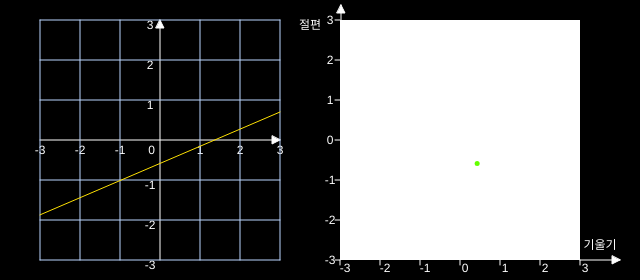
Frame 1 (no input)
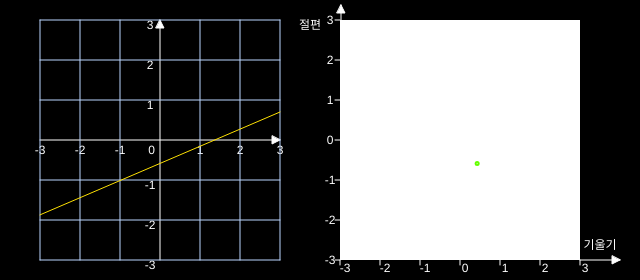
Frame 60 (no input)
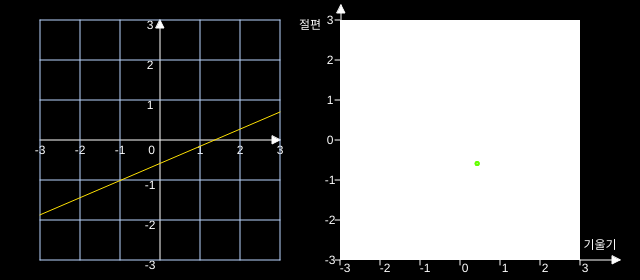
Frame 120 (the mouse pressed at the canvas centre since frame 60)

The p5.js sketch that drew these frames (run headless with seeded random() and noise() and a simulated clock; from frame 60 on, the mouse is pressed at the canvas centre):

// p5.js sketch
// ── sketch.js
var scl = 40
var cell_size = 10

var dataPoints = []
var slp
var intcpt

var slp_saved = []
var intcpt_saved = []

var lr = 0.01
var MSE

var coord_slp_intcpt = [] // 오른쪽 패널의 imagesc 처럼 그리기 위한 cell 내부의 좌표용
var slps = []
var intcpts = []

var N_slps
var N_intcpts

var txt_slp
var txt_intcpt

function setup() {
     createCanvas(640, 280);

     slp = random(-1, 1)
     intcpt = random(-1, 1)
     N_slps = floor(240 / 10)
     N_intcpts = floor(240 / 10)

     slps = linspace(-3, 3, N_slps)
     intcpts = linspace(-3, 3, N_intcpts)
     txt_slp = createElement("text", " ")
     txt_intcpt = createElement("text", " ")

}


function draw() {
     background(0);
     
     txt_slp.position(20, height)
     txt_slp.html(join(['기울기: ', str(round(slp, 2))], ' '))

     txt_intcpt.position(20, height + 20)
     txt_intcpt.html(join(['절편: ', str(round(intcpt, 2))], ' '))

     // text 아랫쪽
     fill(255, 0, 0)
     // 왼쪽 패널 좌표축 그려주기
     plotLeftPanel();

     // 마우스로 찍는 데이터 포인트들 그려주기
     plotDataPoints();

     let N = dataPoints.length

     // gradient descent
     let rEra = 0
     let rErb = 0
     let yhat
     MSE = 0

     for (i = 0; i<N; i++){
          yhat = my_function(dataPoints[i][0], slp, intcpt)
          rEra += 1/N * (yhat-dataPoints[i][1]) * dataPoints[i][0]
          rErb += 1/N * (yhat-dataPoints[i][1])
          MSE += 1/(2*N) * (yhat - dataPoints[i][1])**2
     }

     slp -= lr * rEra
     intcpt -= lr * rErb

     slp_saved.push(slp)
     intcpt_saved.push(intcpt)

     stroke(252, 223, 3)
     push()
     translate(160, 140)
     scale(1, -1)
     line(-3 * scl, (-3 * slp + intcpt) * scl, 3 * scl, (3 * slp + intcpt) * scl)
     pop()

     // 오른쪽 패널 사각형 그려주기
     fill(255)
     noStroke()
     rect(340, 20, 240, 240)
     push()
     translate(340 + 120, height - 20)
     
     strokeWeight(1)
     for(var i = -3; i<=3; i++){
          stroke(255)
          line(i * scl, 0, i * scl, 5)
          noStroke()
          text(i, i*scl + 5, 3)
     }
     translate(-120, -120)
     for(var i = -3; i<=3; i++){
          stroke(255)
          line(-5, i * scl, 0, i * scl)
          noStroke()
          text(-i, -10, i * scl - 5)
     }
     pop()

     drawArrow(width - 60, height - 20, width - 20, height - 20)
     text('기울기', width-40, height - 40)

     drawArrow(341, 40, 341, 5)
     text('절편', 310, 20)

     
     var maxMSE = -999
     var minMSE = 999

     for(let i = 0; i< N_slps; i++){
          coord_slp_intcpt[i] = []
          for(let j = 0; j < N_intcpts; j++){
               MSE = 0
               // MSE 계산하기
               for (let k = 0; k<N; k++){
                    yhat = my_function(dataPoints[k][0], slps[i], intcpts[j])
                    MSE += 1/(2*N) * (yhat - dataPoints[k][1]) ** 2
               }
               coord_slp_intcpt[i][j] = MSE

               if (MSE > maxMSE){
                    maxMSE = MSE
               }

               if (MSE < minMSE){
                    minMSE = MSE
               }
          }
     }
     push()
     noStroke()
     translate(340, height - 20)
     scale(1, -1)
     for(let i = 0; i< N_slps; i++){
          for(let j = 0; j < N_intcpts; j++){
               fill((coord_slp_intcpt[i][j] - minMSE) / (maxMSE - minMSE) * 255)
               rect( i * cell_size, j * cell_size, cell_size, cell_size)
          }
     }

     translate(120, 120)
     beginShape()
     noFill()
     stroke(255)
     for (i = 0; i<slp_saved.length; i++){
          vertex(slp_saved[i] * scl, intcpt_saved[i] * scl)
          if (i % 100 == 0){
               fill(100, 255, 0)
               noStroke()
               ellipse(slp_saved[i] * scl, intcpt_saved[i] * scl, 5, 5)
          }
          noFill()
          stroke(255)
          
     }
     endShape()
     pop()

}

function plotDataPoints() {
     push()
     fill(255, 100, 100, 180)
     noStroke()
     translate(160, 140) // 원점 좌표로 translate
     scale(1, -1)
     for (var i = 0; i < dataPoints.length; i++) {
          ellipse(dataPoints[i][0] * scl, dataPoints[i][1] * scl, 10, 10)
     }
     pop()
}

function mouseClicked(){
     if (mouseX > 40 & mouseX< 280 & mouseY > 20 & mouseY < height - 20){
          dataPoints.push(
               [(mouseX- 160) / scl, -1 * (mouseY - 140) / scl]
          )
     }

     return false // 브라우저별 mouseClicked 기능 차이에 의한 에러 방지
}
function plotLeftPanel() {
     fill(255)
     drawArrow(40, height / 2, 280, height / 2);
     drawArrow(160, height - 20, 160, 20);
     textAlign(RIGHT, TOP);
     text('0', 160 - 5, 140 + 5);

     textAlign(CENTER, TOP);
     push();
     translate(160, 140);

     for (var i = -3; i <= 3; i++) {
          if (i != 0) {
               text(str(i), i * scl, 5);
               text(str(i), -10, -i * scl);
          }
     }
     // 세로줄 그려주기
     stroke(186, 213, 255);
     for (i = -3; i <= 3; i++) {
          if (i != 0) {
               line(i * scl, -120, i * scl, 120);
          }

     }
     // 가로줄 그려주기
     for (i = -3; i <= 3; i++) {
          if (i != 0) {
               line(-120, i * scl, 120, i * scl);
          }

     }
     pop()
}

function linspace(stt, end, steps){
     var res = []
     for(i=stt; i<=end; i+=((end-stt)/(steps-1))){
          res.push(
               i
          )
     }

     if(res.length < steps){
          res.push(end)
     }
     return res
}

function drawArrow(x1, y1, x2, y2) {
     push();
     // strokeWeight(w);
     stroke(255);
     fill(255);
     line(x1, y1, x2, y2); //draw a line beetween the vertices
     let offset = 10 / 800 * width;
     let angle = atan2(y1 - y2, x1 - x2); //gets the angle of the line
     translate(x2, y2); //translates to the destination vertex
     rotate(angle - HALF_PI); //rotates the arrow point
     triangle(-offset * 0.5, offset, offset * 0.5, offset, 0, 0); //draws the arrow point as a triangle
     pop();
}

function my_function(x, a, b){
     return a*x+b
}
